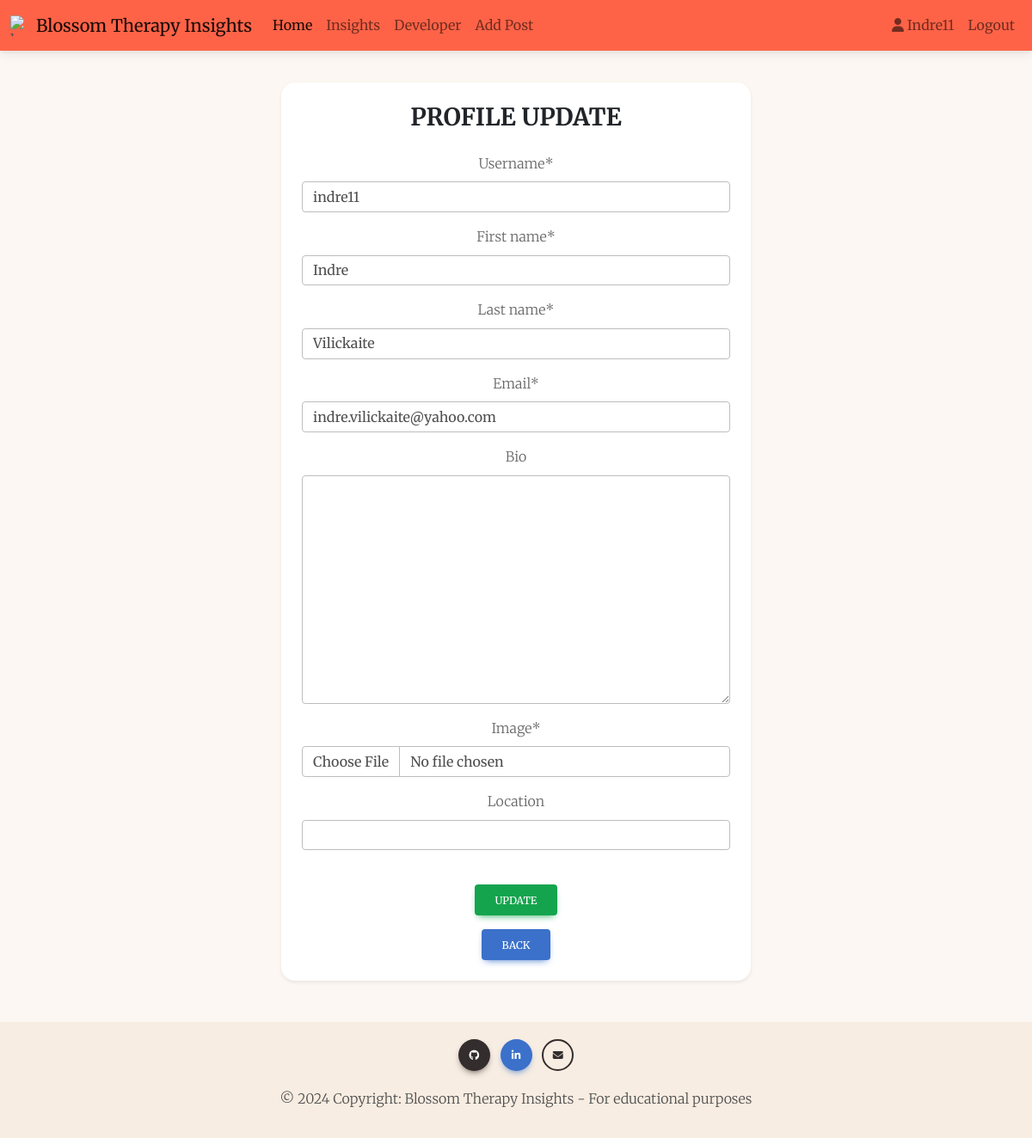
The app's page /profile_update/36/ (signed in), older data.
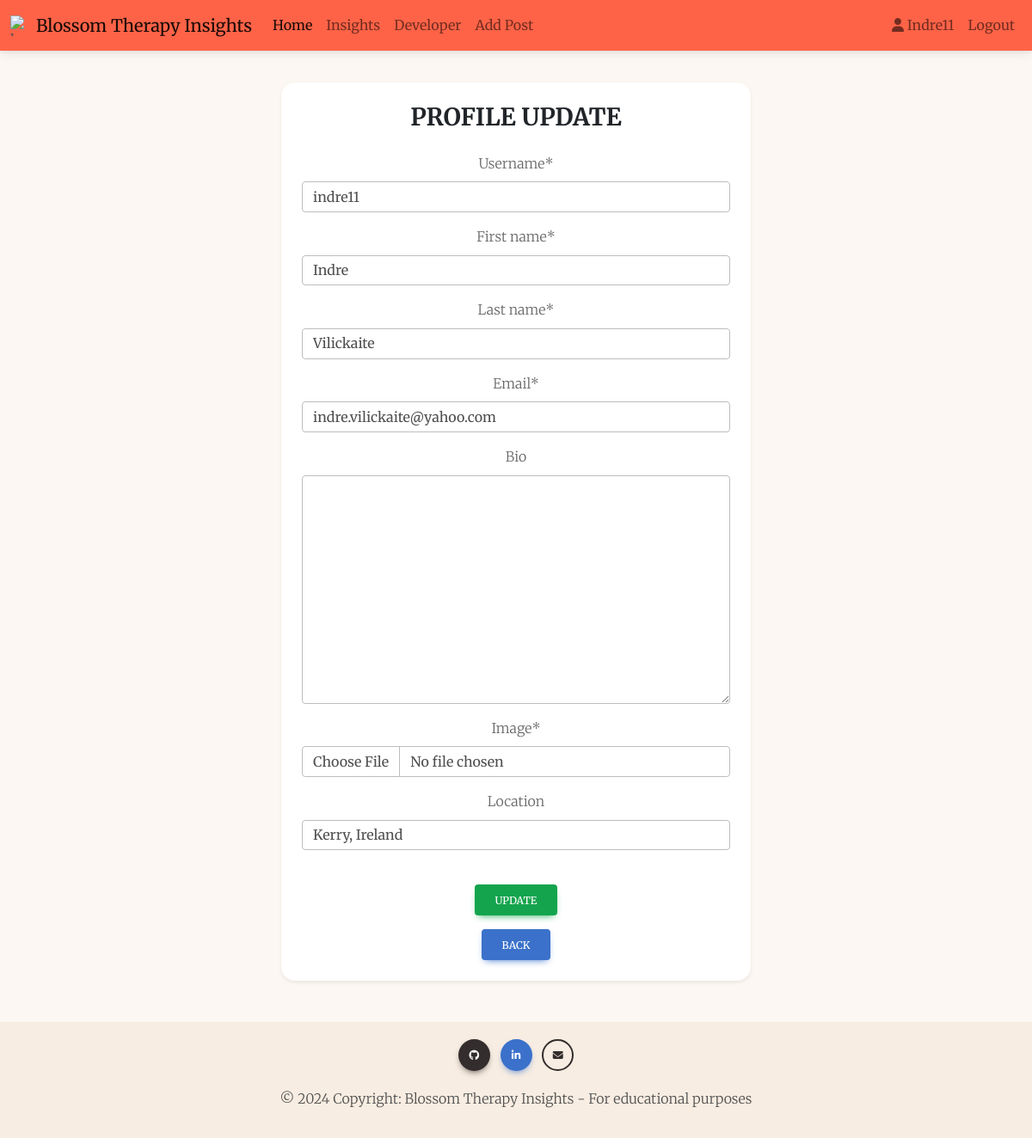
The same page, newer data.
### user_profile/models.py (models this page shows, shortened)
class Profile(models.Model):
    user = models.OneToOneField(User, on_delete=models.CASCADE)
    bio = models.TextField(max_length=150, blank=True)
    profile_picture = CloudinaryField('image', default='images/placeholder_profile.jpg')
    location = models.CharField(max_length=255, blank=True)
    total_likes = models.IntegerField(default=0)
    total_favourites = models.IntegerField(default=0)

### user_profile/views.py (the view, shortened to what this page needs)
class ProfileUpdateView(LoginRequiredMixin, SuccessMessageMixin, UpdateView):
    model = Profile
    form_class = ProfileForm
    success_message = "Profile has been updated"
    template_name = "profile/profile_update.html"
    def get_object(self, queryset=None):
        profile, created = Profile.objects.get_or_create(user=self.request.user)
        return profile
    def get_context_data(self, **kwargs):
        context = super().get_context_data(**kwargs)
        if self.request.method == 'GET':
            context["user_form"] = UserForm(instance=self.request.user)
        else:
            context["user_form"] = UserForm(self.request.POST, instance=self.request.user)
        return context

### user_profile/forms.py
class ProfileForm(forms.ModelForm):
    class Meta:
        model = Profile
        fields = [
            "bio",
            "profile_picture",
            "location",
        ]
        widgets = {
            "profile_picture": forms.FileInput(),
        }

class UserForm(forms.ModelForm):
    class Meta:
        model = User
        fields = [
            "username",
            "first_name",
            "last_name",
            "email",
        ]
    username = forms.CharField(max_length=15)
    first_name = forms.CharField(max_length=15)
    last_name = forms.CharField(max_length=15)
    email = forms.EmailField(max_length=40)

### templates/profile/profile_update.html (shortened to what this page needs)
{% extends 'base.html' %}
{% load crispy_forms_tags %}
{% block content %}
<section>
  <div class="container py-5">
    <div class="row justify-content-center align-items-center">
      <div class="col-12 col-md-8 col-lg-6">
        <div class="card bg-clr-dom-light shadow-sm" style="border-radius: 1rem;">
          <div class="card-body p-4 text-center">
            <h3 class="fw-bold mb-4 text-uppercase">Profile Update</h3>
            <form class="text-dark" method="POST" enctype="multipart/form-data">
              {{ user_form | crispy }}
              {{ form | crispy }}
              <button type="submit" class="btn btn-success mt-4">Update</button>
            </form>
            <div class="mt-3">
              <a class="btn btn-primary" href="{% url 'profile' user.username %}">Back</a>
            </div>
          </div>
        </div>
      </div>
    </div>
  </div>
</section>
{% endblock %}

### templates/base.html (shortened to what this page needs)
{% load static %}
{% load cloudinary %}
<!DOCTYPE html>
<html lang="en">
<head>
    <link href="https://cdn.jsdelivr.net/npm/bootstrap@5.3.3/dist/css/bootstrap.min.css" rel="stylesheet"
>
    <link rel="stylesheet" href="https://cdnjs.cloudflare.com/ajax/libs/mdb-ui-kit/6.1.0/mdb.min.css">
    <link rel="stylesheet" href="{% static 'css/styles.css' %}">
</head>
<body class="d-flex flex-column h-100">
    <header class="top-nav mb-5">
        <nav class=" fixed-top navbar navbar-expand-lg">
            <div class="container-fluid" <a class="navbar-brand" href="{% url 'home' %}">
                <img src="" alt="logo" width="30" height="24">
                <a class="navbar-brand" href="{% url 'home' %}">Blossom Therapy Insights</a>
                <div class="collapse navbar-collapse" id="navbarSupportedContent">
                    <ul class="navbar-nav me-auto mb-2 mb-lg-0">
                        <li class="nav-item">
                            <a class="nav-link active" aria-current="page" href="{% url 'home' %}">Home</a>
                        </li>
                        <li class="nav-item">
                            <a class="nav-link" aria-current="page" href="{% url 'insights' %}">Insights</a>
                        </li>
                        <li class="nav-item">
                            <a class="nav-link" href="{% url 'developer_profile' %}">Developer</a>
                        </li>
                        {% if user.is_authenticated %}
                        <li class="nav-item">
                            <a class="nav-link" href="{% url 'add-insight' %}">Add
                                Post</a>
                        </li>
                        {% endif %}
                    </ul>
                    <ul class="navbar-nav mb-2 mb-lg-0">
                        {% if user.is_authenticated %}
                        <li class="nav-item">
                            <a class="nav-link text-capitalize" href="{% url 'profile' user.username %}"><i
                                    class="fa-solid fa-user"></i> {{ user }}</a>
                        </li>
                        <li class="nav-item">
                            <a class="nav-link" href="{% url 'account_logout' %}">Logout</a>
                        </li>
                        {% endif %}
                </div>
        </nav>
    </header>
    <main class="flex-shrink-0 main-bg">
        {% block content %}{% endblock content %}
    </main>
    <footer class="footer container-fluid d-flex flex-column align-items-center mt-auto py-3" id="bg-footer">
            <div>
                <a href="https://github.com/Indre-V" target="_blank" aria-label="Go to Github page of developer." class="btn btn-dark btn-floating m-1">
                    <i class="fa-brands fa-github"></i>
                </a>
                <a href="https://www.linkedin.com/in/indre-vilickaite/" target="_blank" aria-label="Go to LinkedIn page of developer." class="btn btn-primary btn-floating m-1">
                    <i class="fa-brands fa-linkedin-in"></i>
                </a>
                <a class="btn btn-outline-dark btn-floating m-1 email" href="mailto:indre.vilickaite@gmail.com" role="button" aria-label="Email the developer">
                    <i class="fa fa-envelope"></i>
                </a>
            </div>
        <div class="text-center p-3">
            © 2024 Copyright: Blossom Therapy Insights - For educational purposes
        </div>
    </footer>
</body>
</html>

### static/css/styles.css (style rules this page uses)
:root { --primary-color: #FF6347; --secondary-color: #4682B4; --accent-color: #FFD700; --light-orange: #f8ede2; --powder-blue: #B0E0E6; --background-color: #ffffff; --text-color: #222020; --floral-white: #FCF7F2; --ivory: #FFFFF0; --sea-green: #2E8B57; --coral: #FF7F50; --light-gray: #D3D3D3; }
body { font-family: 'Merriweather', sans-serif; font-weight: 300; background-color: var(--floral-white) }
.navbar { background-color: var(--primary-color); font-weight: 400; }
.card-body { padding: 1.25rem; }
.fw-bold { font-weight: 600; }
#bg-footer { background-color: var(--light-orange); }

Row changes from the older to the newer data that the page shows:
changed Profile: location (not shown) → "Kerry, Ireland"
